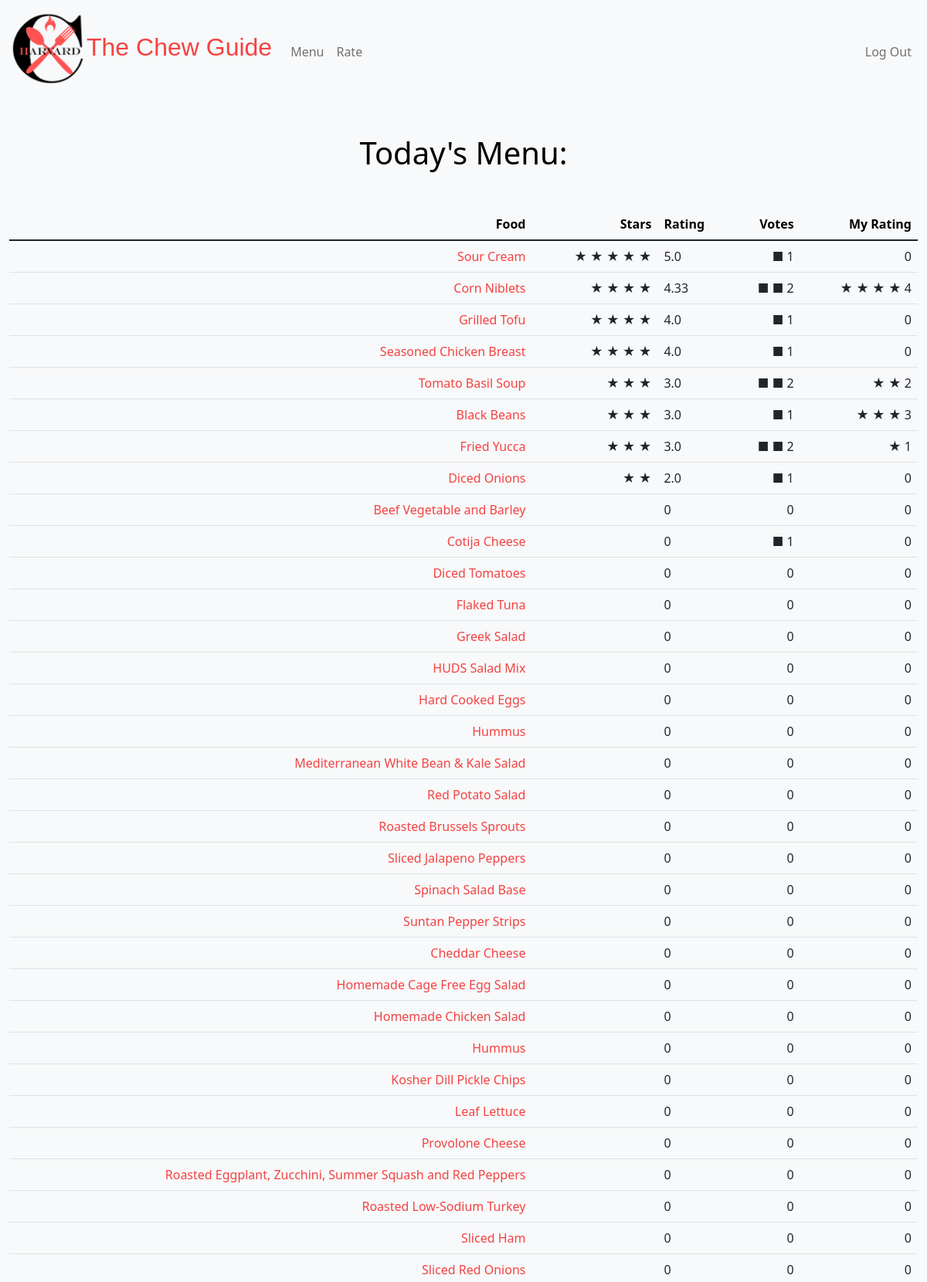
The page / (signed in, upper part) on the database its author committed.
### tables this page shows
CREATE TABLE menu(id INTEGER, food TEXT, class TEXT, ingredients TEXT, allergens TEXT, PRIMARY KEY (id));

### app.py (the view)
@app.route("/")
@login_required
def index():
    food = db.execute("SELECT id, food FROM menu");
    rows = food;
    for i in range(len(food)):
        rating = db.execute("SELECT AVG(rating) FROM ratings WHERE food_id = ?", str(food[i]['id']))
        number_of_ratings = len(db.execute("SELECT DISTINCT user_id FROM ratings WHERE food_id = ?", str(food[i]['id'])))
        my_rating = db.execute("SELECT rating FROM ratings WHERE user_id = ? and food_id = ?", session["user_id"], str(food[i]['id']))
        if rating[0]['AVG(rating)'] != None:
            rows[i]['rating'] = round(rating[0]['AVG(rating)'], 2)
        else:
            rows[i]['rating'] = 0
        rows[i]['number_of_ratings'] = number_of_ratings
        if len(my_rating) > 0 and my_rating[0]['rating'] != None:
            rows[i]['my_rating'] = my_rating[0]['rating']
        else:
            rows[i]['my_rating'] = 0
        if rows[i]["rating"] != 0:
            rows[i]["rating_int"] = int(rows[i]['rating'])
        else:
            rows[i]["rating_int"] = 0
    sorted_rows = sorted(rows, key = lambda i: i['rating'], reverse=True)
    return render_template("index.html", rows=sorted_rows)

### app.py (called while the page is built)
@app.after_request
def after_request(response):
    response.headers["Cache-Control"] = "no-cache, no-store, must-revalidate"
    response.headers["Expires"] = 0
    response.headers["Pragma"] = "no-cache"
    return response

### helpers.py (called while the page is built)
def login_required(f):
    @wraps(f)
    def decorated_function(*args, **kwargs):
        if session.get("user_id") is None:
            return redirect("/login")
        return f(*args, **kwargs)
    return decorated_function

### templates/index.html (shortened to what this page needs)
{% extends "layout.html" %}
{% block main %}
<form action="/" method="post">
    <h1 class="mb-5 big text-center text-black">
        Today's Menu:
    </h1>
    <div class="mb-3">
        <table class="table tablestriped">
            <thead class="mb-5 big text-center text-black">
                <tr>
                    <th class="text-end">Food</th>
                    <th class="text-end">Stars</th>
                    <th class="text-start">Rating</th>
                    <th class="text-end">Votes</th>
                    <th class="text-end">My Rating</th>
                </tr>
            </thead>
            <tbody>
                {% for row in rows %}
                    <tr>
                        <td class="text-end"><a href="/food/{{row['food']}}">{{row['food']}}</a></td>
                        <td class="text-end">
                        {% for i in range(row['rating_int']) %}
                            ★
                        {% endfor %}
                        </td>
                        <td class="text-start">{{row['rating']}}</td>
                        <td class="text-end">
                        {% for i in range(row['number_of_ratings']) %}
                            ■
                        {% endfor %}
                        {{row['number_of_ratings']}}</td>
                        <td class="text-end">
                        {% for i in range(row['my_rating']) %}
                            ★
                        {% endfor %}
                        {{row['my_rating']}}
                        </td>
                    </tr>
                {% endfor %}
            </tbody>
        </table>
    </div>
</form>
{% endblock %}

### static/styles.css (style rules this page uses)
a:link { color: #f54242; background-color: transparent; text-decoration: none; }

### rows shown on the page
menu: food "Sour Cream", rating "5.0", number_of_ratings "1", my_rating "0"
menu: food "Corn Niblets", rating "4.33", number_of_ratings "2", my_rating "4"
menu: food "Grilled Tofu", rating "4.0", number_of_ratings "1", my_rating "0"
menu: food "Seasoned Chicken Breast", rating "4.0", number_of_ratings "1", my_rating "0"
menu: food "Tomato Basil Soup", rating "3.0", number_of_ratings "2", my_rating "2"
menu: food "Black Beans", rating "3.0", number_of_ratings "1", my_rating "3"
menu: food "Fried Yucca", rating "3.0", number_of_ratings "2", my_rating "1"
menu: food "Diced Onions", rating "2.0", number_of_ratings "1", my_rating "0"
menu: food "Beef Vegetable and Barley", rating "0", number_of_ratings "0", my_rating "0"
menu: food "Cotija Cheese", rating "0", number_of_ratings "1", my_rating "0"
menu: food "Diced Tomatoes", rating "0", number_of_ratings "0", my_rating "0"
menu: food "Flaked Tuna", rating "0", number_of_ratings "0", my_rating "0"
menu: food "Greek Salad", rating "0", number_of_ratings "0", my_rating "0"
menu: food "HUDS Salad Mix", rating "0", number_of_ratings "0", my_rating "0"
menu: food "Hard Cooked Eggs", rating "0", number_of_ratings "0", my_rating "0"
menu: food "Hummus", rating "0", number_of_ratings "0", my_rating "0"
menu: food "Mediterranean White Bean & Kale Salad", rating "0", number_of_ratings "0", my_rating "0"
menu: food "Red Potato Salad", rating "0", number_of_ratings "0", my_rating "0"
menu: food "Roasted Brussels Sprouts", rating "0", number_of_ratings "0", my_rating "0"
menu: food "Sliced Jalapeno Peppers", rating "0", number_of_ratings "0", my_rating "0"
menu: food "Spinach Salad Base", rating "0", number_of_ratings "0", my_rating "0"
menu: food "Suntan Pepper Strips", rating "0", number_of_ratings "0", my_rating "0"
menu: food "Cheddar Cheese", rating "0", number_of_ratings "0", my_rating "0"
menu: food "Homemade Cage Free Egg Salad", rating "0", number_of_ratings "0", my_rating "0"
menu: food "Homemade Chicken Salad", rating "0", number_of_ratings "0", my_rating "0"
menu: food "Hummus", rating "0", number_of_ratings "0", my_rating "0"
menu: food "Kosher Dill Pickle Chips", rating "0", number_of_ratings "0", my_rating "0"
menu: food "Leaf Lettuce", rating "0", number_of_ratings "0", my_rating "0"
menu: food "Provolone Cheese", rating "0", number_of_ratings "0", my_rating "0"
menu: food "Roasted Eggplant, Zucchini, Summer Squash and Red Peppers", rating "0", number_of_ratings "0", my_rating "0"
menu: food "Roasted Low-Sodium Turkey", rating "0", number_of_ratings "0", my_rating "0"
menu: food "Sliced Ham", rating "0", number_of_ratings "0", my_rating "0"
menu: food "Sliced Red Onions", rating "0", number_of_ratings "0", my_rating "0"
